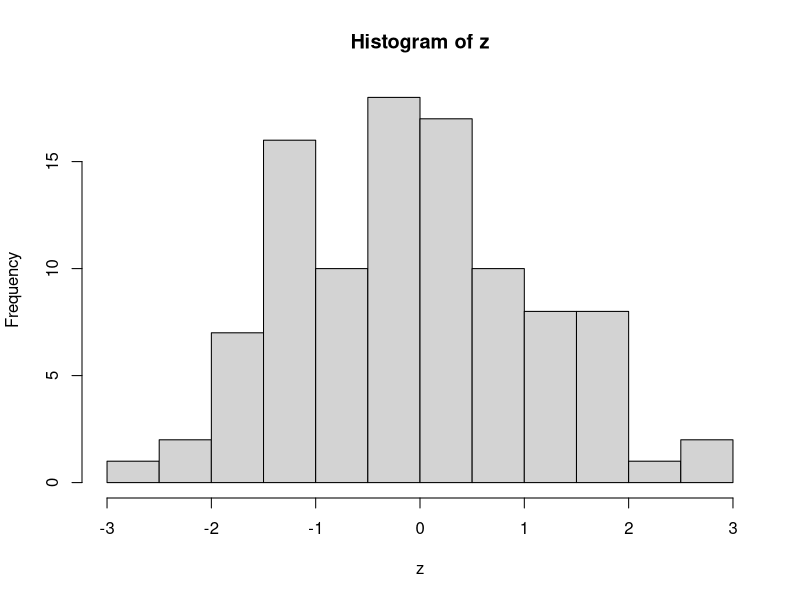
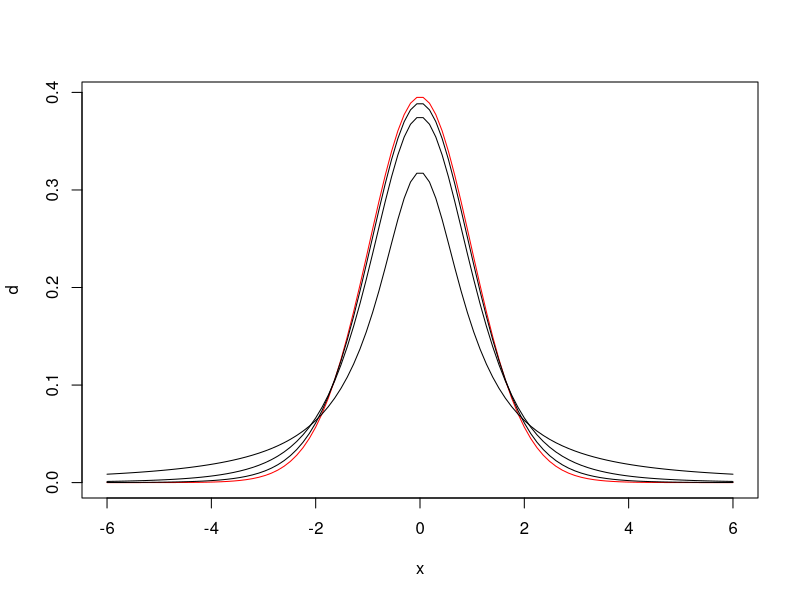
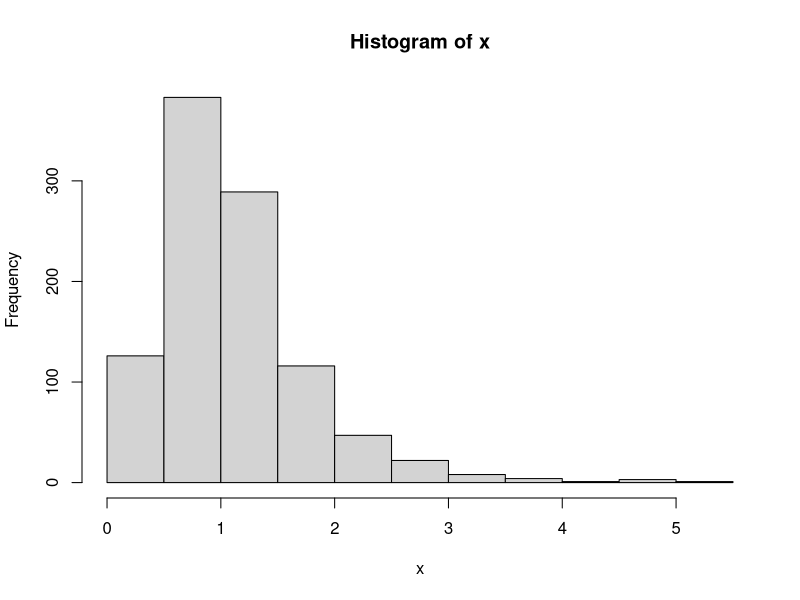

The R source for these figures, in order:
#t chis DOF 1
#f distribution DOF 2
#n-1 = DOF
#Q1
z =rt(100,99)
hist(z)
#Q2
df = c(2,10,25)
rchisq(100,df[1])
rchisq(100,df[2])
rchisq(100,df[3])
#Q3
x =seq(-6,6,length =100)
df1 = c(1,4,10,30)
a=dt(x,df1[1])
b=dt(x,df1[2])
c=dt(x,df1[3])
d=dt(x,df1[4])
plot(x,d,col='red',type = 'l')
for (i in 1:3){
lines(x,dt(x,df1[i]))
}
#Q4
#(i)
qf(0.95,10,20)
#(iii)
qf(0.25,10,20)
qf(0.5,10,20)
qf(0.75,10,20)
qf(0.99,10,20)
#ii
pf(1.5,10,20)
pf(1.5,10,20,lower.tail = FALSE)
#iv
x = rf(1000,10,20)
hist(x)